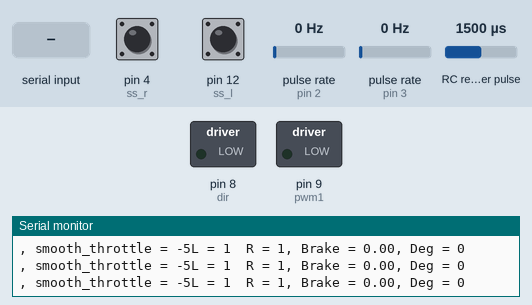
Simulated run of this sketch. Board: Arduino Uno, built with avr-gcc and run on an emulated ATmega328P. On the bench: switched loads named in the sketch (green lamp = pin HIGH), the last lines printed to the serial monitor. Wiring (inferred from the names in the program): 2 × pulse sensor: data pin 2 / data pin 3; RC receiver channel: data pin 7. The test bench sets the inputs (shaded band); at power-on: pin 4 (ss_r) HIGH, pulse rate (sensors on pin 2, pin 3) 0 Hz, pin 12 (ss_l) HIGH, RC receiver pulse 1500 µs.

Above: at 1.2 s.
1.3 s: pin 4 (ss_r) pulled LOW for 0.15 s
At 2.5 s:
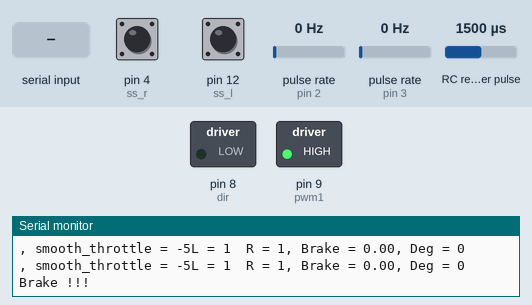
4.4 s: pulse rate (sensor on pin 2) set to 50 Hz
At 5.7 s:
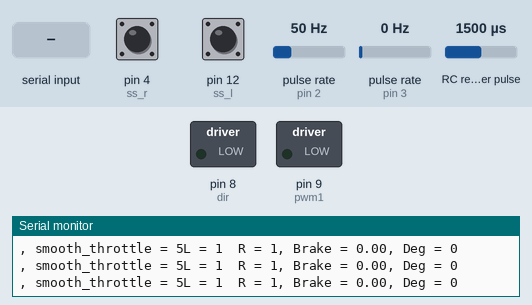
6.0 s: pin 12 (ss_l) pulled LOW for 3.2 s
At 7.3 s:
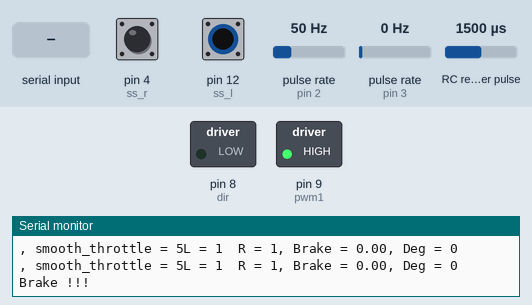
11.6 s: "90,45\n" received over Serial
13.5 s: pin 4 (ss_r) pulled LOW for 1 s
At 15.8 s:
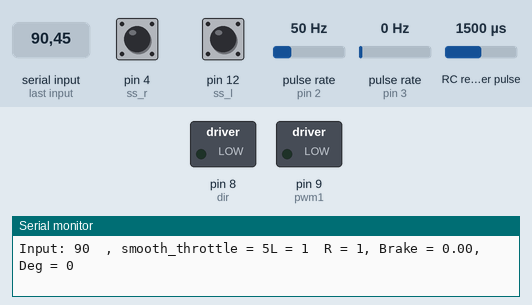
16.0 s: pin 4 (ss_r) pulled LOW for 3.2 s
At 17.3 s:
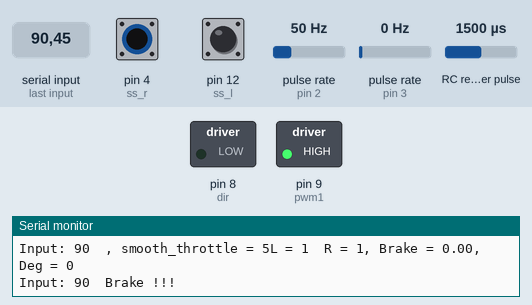
Timing chart, 0 to 21.6 s (numbered marks = the images above; inputs shaded):
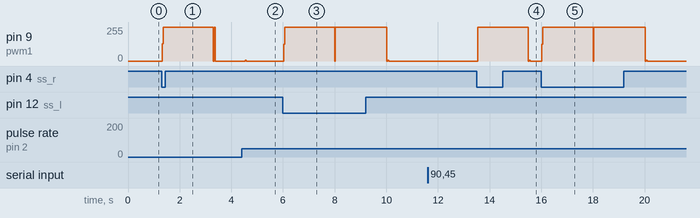

Measured:
- after the input at 1.3 s, pin 9 (pwm1): 0/255 → 255/255 at once, → 0/255 2.0 s later
- after the input at 4.4 s, pin 9 (pwm1): 0/255 → 5/255 after 0.14 s, → 0/255 0.04 s later
- after the input at 6.0 s, pin 9 (pwm1): 0/255 → 255/255 at once, → 0/255 4.0 s later
- after the input at 13.5 s, pin 9 (pwm1): 0/255 → 255/255 at once, → 0/255 2.0 s later
- after the input at 16.0 s, pin 9 (pwm1): 0/255 → 255/255 at once, → 0/255 4.0 s later

The sketch:

Golf_Brake_Incremental_sensor.ino
```cpp
#define encoderPin1 3  //encoder White
#define encoderPin2 2  //encoder Green

#define pwm1 9  // PWM motor
#define dir 8   // Direction
#define CH2 7 // Y axis CH2 RC remote
#define CH7 6 // Safety switch

#define PWM_CH3 10

#define ss_l 12
#define ss_r 4


#include <PID_v1.h>
#include <Smoothed.h>
Smoothed <int> throttle;

int rp = 0;
String readString; //This while store the user input data
int User_Input = 0; // This while convert input string into integer
int MAX_throttle = 45;
double kp = 5  , ki = 2.5 , kd = 0.8;            // modify for optimal performance
double input = 0, output = 0, setpoint = 0;
PID myPID(&input, &output, &setpoint, kp, ki, kd, DIRECT);

int absolute_position;
int Degree;
int Deg = 0;
int RC2_Y;
int  SafetySW;

volatile long encoderValue = 0;
volatile long lastencoderValue = 0;
int lastMSB = 0;
int lastLSB = 0;
volatile int lastEncoded = 0;
volatile int rotation = 0;
volatile long OT = 0;
volatile long angle = 0;
volatile long RPM = 0;
int t = 0, i = 0;


void setup()
{ pinMode(encoderPin1, INPUT_PULLUP);
  pinMode(encoderPin2, INPUT_PULLUP);
  pinMode(PWM_CH3, INPUT_PULLUP);

  pinMode(pwm1, OUTPUT);
  pinMode(dir, OUTPUT);
  digitalWrite(encoderPin1, HIGH);
  digitalWrite(encoderPin2, HIGH);
  attachInterrupt(0, updateEncoder, CHANGE);
  attachInterrupt(1, updateEncoder, CHANGE);


  pinMode(ss_l, INPUT_PULLUP);
  pinMode(ss_r, INPUT_PULLUP);
  pinMode(CH7, INPUT_PULLUP);
  pinMode(CH2, INPUT);// Serial clock
  throttle.begin(SMOOTHED_AVERAGE, 5);


  TCCR1B = TCCR1B & 0b11111000 | 1;  // set 31KHz PWM to prevent motor noise
  myPID.SetMode(AUTOMATIC);   //set PID in Auto mode
  myPID.SetSampleTime(0.05);  // refresh rate of PID controller
  myPID.SetOutputLimits(-255, 255); // this is the MAX PWM value to move motor, here change in value reflect change in speed of motor.
  Serial.begin(115200);
}


void loop() {
  finish ();


  RC2_Y = pulseIn(CH2, HIGH, 40000);
  throttle.add(RC2_Y);
  double smooth_throttle = throttle.get();


  while (Serial.available()) { //Check if the serial data is available.
    delay(3);                  // a small delay
    char c = Serial.read();  // storing input data
    readString += c;         // accumulate each of the characters in readString
  }

  if (readString.length() > 0) { //Verify that the variable contains information
    Serial.print("Input: ");
    Serial.print(readString.toInt());  //printing the input data in integer form
    Serial.print("\t");
    User_Input = readString.toInt();   // here input data is store in integer form
  }


  // if (smooth_throttle < 1492){ setpoint = map(smooth_throttle, 1492, 1082, 0, +MAX_throttle); }
  if (smooth_throttle > 1600) {
    setpoint = map(smooth_throttle, 1502, 1988, 0, MAX_throttle);
  }
  else {
    setpoint = 0;
  }


  //  angle = encoderValue * 0.277;
  //  input = angle;
  //  myPID.Compute();                 // calculate new output
  //  pwmOut(output);

  int brake_pwm = map(smooth_throttle, 1492, 1080, 0, 255);
CCW();
  analogWrite(pwm1, brake_pwm);
  if (digitalRead(ss_l) == 0 || digitalRead(ss_r) == 0) {
  CCW();
  analogWrite(pwm1, 255);
  Serial.print("Brake !!!");
  delay(2000);
  }
  else{  analogWrite(pwm1,0);}

  Serial.print(", smooth_throttle = "); Serial.print(brake_pwm);
  Serial.print("L = "); Serial.print(digitalRead(ss_l)); Serial.print("\tR = "); Serial.print(digitalRead(ss_r));
  Serial.print(", Brake = "); Serial.print(setpoint);
  Serial.print(", Deg = "); Serial.println(angle);
  //Serial.print(", out = "); Serial.print(output);
  //Serial.print(", Delta = "); Serial.println(delta);

}

void pwmOut(int out) {
  if (setpoint > angle ) {                         // if REV > encoderValue motor move in forward direction.
    analogWrite(pwm1, out);         // Enabling motor enable pin to reach the desire angle
    CCW();                           // calling motor to move forward
    // Serial.println(", CCW ");
  }
  else if (setpoint < angle && angle > 0) {
    analogWrite(pwm1, abs(out));          // if REV < encoderValue motor move in forward direction.
    CW();                            // calling motor to move reverse
    //Serial.println(", CW ");
  }

  else if (setpoint == angle || angle < 0) {
    // Serial.println(", Finish ");
    finish () ;

  }

  readString = ""; // Cleaning User input, ready for new Input
}


void CCW () {
  digitalWrite(dir, LOW);

}
void CW () {
  digitalWrite(dir, HIGH);

}
void finish () {
  analogWrite(pwm1, 0);          // if REV < encoderValue motor move in forward direction.


}


void updateEncoder() {
  int MSB = digitalRead(encoderPin1);
  int LSB = digitalRead(encoderPin2);
  int encoded = (MSB << 1) | LSB;
  int sum  = (lastEncoded << 2) | encoded;

  if (sum == 0b1101 || sum == 0b0100 || sum == 0b0010 || sum == 0b1011) encoderValue ++;
  if (sum == 0b1110 || sum == 0b0111 || sum == 0b0001 || sum == 0b1000) encoderValue --;

  lastEncoded = encoded;
}
```
